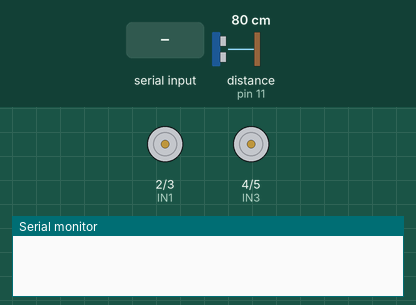
Bench run of a sketch on a simulated Arduino Uno, built with avr-gcc and run on an emulated ATmega328P. On the bench: motor-driver pin pairs drawn as motors (green arrow = first pin HIGH = forward, orange = second pin HIGH = backward, longer = more drive, scaled by the enable pin), the last lines printed to the serial monitor. Wiring (inferred from the names in the program): ultrasonic range finder: trigger pin 10; echo pin 11. Inputs (shaded band) come from the test bench; at power-on: distance to the obstacle (sensor on pin 11) 80 cm. The echo pulse lasts 58.3 µs per cm.

Above: at 1.2 s.
1.3 s: "F" received over the second serial link
At 2.5 s:
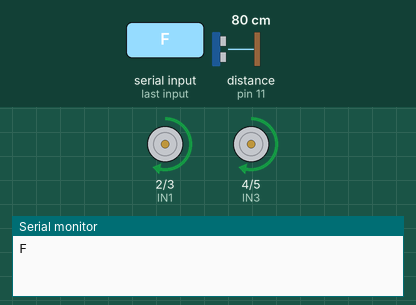
2.8 s: "B" received over the second serial link
At 3.7 s:
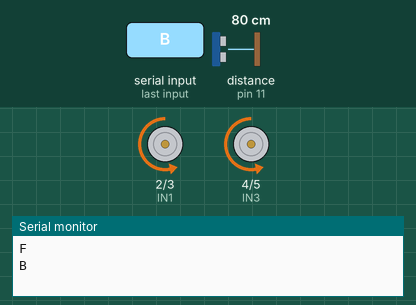
4.3 s: "L" received over the second serial link
At 4.8 s:
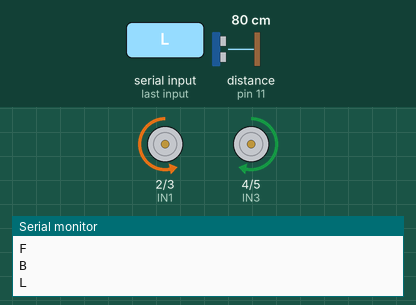
5.8 s: "R" received over the second serial link
At 7.0 s:
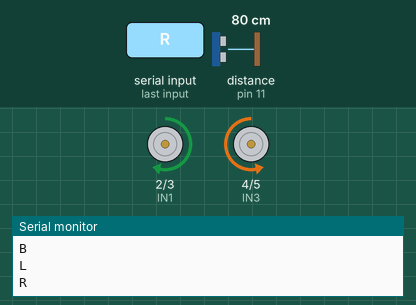
7.3 s: distance to the obstacle (sensor on pin 11) set to 22 cm
8.8 s: distance to the obstacle (sensor on pin 11) set to 18 cm
At 9.4 s:
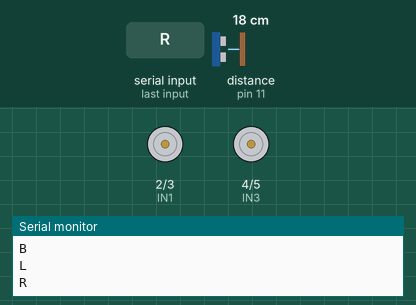
Timing chart, 0 to 11.3 s (numbered marks = the images above; inputs shaded):
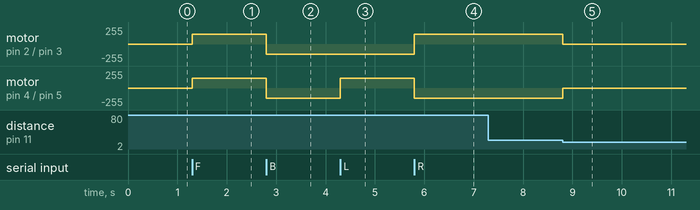

Measured:
- the behaviour switches between 21 and 20 cm on distance to the obstacle (sensor on pin 11) (found by bisection; images 4 and 5)
- after the input at 1.3 s, motor on pin 2 (IN1) / pin 3 (IN2), motor on pin 4 (IN3) / pin 5 (IN4): stopped → forward 150/255 at once
- after the input at 2.8 s, motor on pin 2 (IN1) / pin 3 (IN2), motor on pin 4 (IN3) / pin 5 (IN4): forward 150/255 → backward 150/255 at once
- after the input at 4.3 s, motor on pin 4 (IN3) / pin 5 (IN4): backward 150/255 → forward 150/255 at once
- after the input at 5.8 s, motor on pin 2 (IN1) / pin 3 (IN2): backward 150/255 → forward 150/255 at once; motor on pin 4 (IN3) / pin 5 (IN4): forward 150/255 → backward 150/255 at once
- after the input at 7.3 s, every drawn part: stays the same
- after the input at 8.8 s, motor on pin 2 (IN1) / pin 3 (IN2): forward 150/255 → stopped at once; motor on pin 4 (IN3) / pin 5 (IN4): backward 150/255 → stopped at once

The sketch:

rc_and_obstacle_car.ino.ino
```cpp
#include <SoftwareSerial.h>

// Bluetooth Module Pins
SoftwareSerial BT(7, 8);  // HC-05 TX to 7, RX to 8

// Motor Driver Pins
#define ENA 9
#define ENB 6
#define IN1 2
#define IN2 3
#define IN3 4
#define IN4 5

// Ultrasonic Sensor Pins
#define FRONT_TRIG_PIN 10
#define FRONT_ECHO_PIN 11

// Distance threshold (in cm) to stop the car
#define DISTANCE_THRESHOLD 20

void setup() {
    BT.begin(9600);  // Start Bluetooth communication
    Serial.begin(9600); // Debugging

    // Motor pins as output
    pinMode(ENA, OUTPUT);
    pinMode(ENB, OUTPUT);
    pinMode(IN1, OUTPUT);
    pinMode(IN2, OUTPUT);
    pinMode(IN3, OUTPUT);
    pinMode(IN4, OUTPUT);

    // Ultrasonic sensor pins
    pinMode(FRONT_TRIG_PIN, OUTPUT);
    pinMode(FRONT_ECHO_PIN, INPUT);

    // Set initial motor speed
    analogWrite(ENA, 150);  // Speed (0-255)
    analogWrite(ENB, 150);
    stopCar();
}

void loop() {
    // Check for obstacles in front
    long frontDistance = getDistance(FRONT_TRIG_PIN, FRONT_ECHO_PIN);

    // If there's an obstacle in front, stop moving forward or backward
    if (frontDistance < DISTANCE_THRESHOLD) {
        stopCar();  // Stop the car if obstacle is detected in front
    }

    // Handle Bluetooth commands
    if (BT.available()) {  // Check if data is received
        char command = BT.read();
        Serial.println(command); // Debugging

        if (command == 'F' && frontDistance >= DISTANCE_THRESHOLD) {
            forward(); // Move forward if no obstacle in front
        }
        else if (command == 'B' && frontDistance >= DISTANCE_THRESHOLD) {
            backward(); // Move backward if no obstacle in front
        }
        else if (command == 'L') {
            left();
        }
        else if (command == 'R') {
            right();
        }
        else if (command == 'S') {
            stopCar(); // Stop the car when 'S' is pressed
        }
    }
}

// Function to get distance from an ultrasonic sensor
long getDistance(int trigPin, int echoPin) {
    digitalWrite(trigPin, LOW);
    delayMicroseconds(2);
    digitalWrite(trigPin, HIGH);
    delayMicroseconds(10);
    digitalWrite(trigPin, LOW);

    long duration = pulseIn(echoPin, HIGH);
    long distance = (duration / 2) / 29.1;  // Distance in cm

    return distance;
}

// Movement Functions
void forward() {
    digitalWrite(IN1, HIGH);
    digitalWrite(IN2, LOW);
    digitalWrite(IN3, HIGH);
    digitalWrite(IN4, LOW);
}

void backward() {
    digitalWrite(IN1, LOW);
    digitalWrite(IN2, HIGH);
    digitalWrite(IN3, LOW);
    digitalWrite(IN4, HIGH);
}

void left() {
    digitalWrite(IN1, LOW);
    digitalWrite(IN2, HIGH);
    digitalWrite(IN3, HIGH);
    digitalWrite(IN4, LOW);
}

void right() {
    digitalWrite(IN1, HIGH);
    digitalWrite(IN2, LOW);
    digitalWrite(IN3, LOW);
    digitalWrite(IN4, HIGH);
}

void stopCar() {
    digitalWrite(IN1, LOW);
    digitalWrite(IN2, LOW);
    digitalWrite(IN3, LOW);
    digitalWrite(IN4, LOW);
}
```
